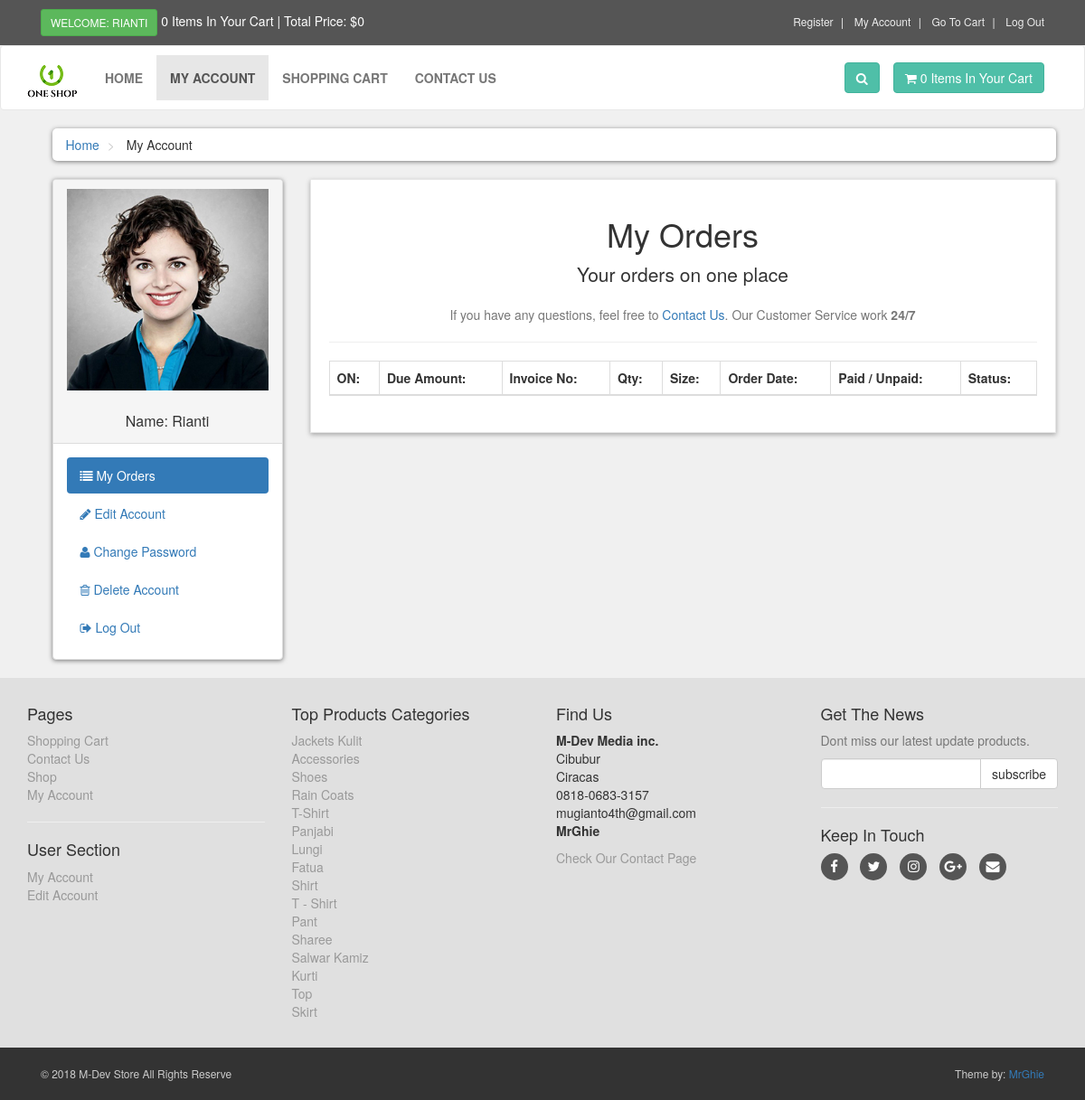
/customer/my_account.php?my_orders (signed in), run on an earlier commit of the app's database.
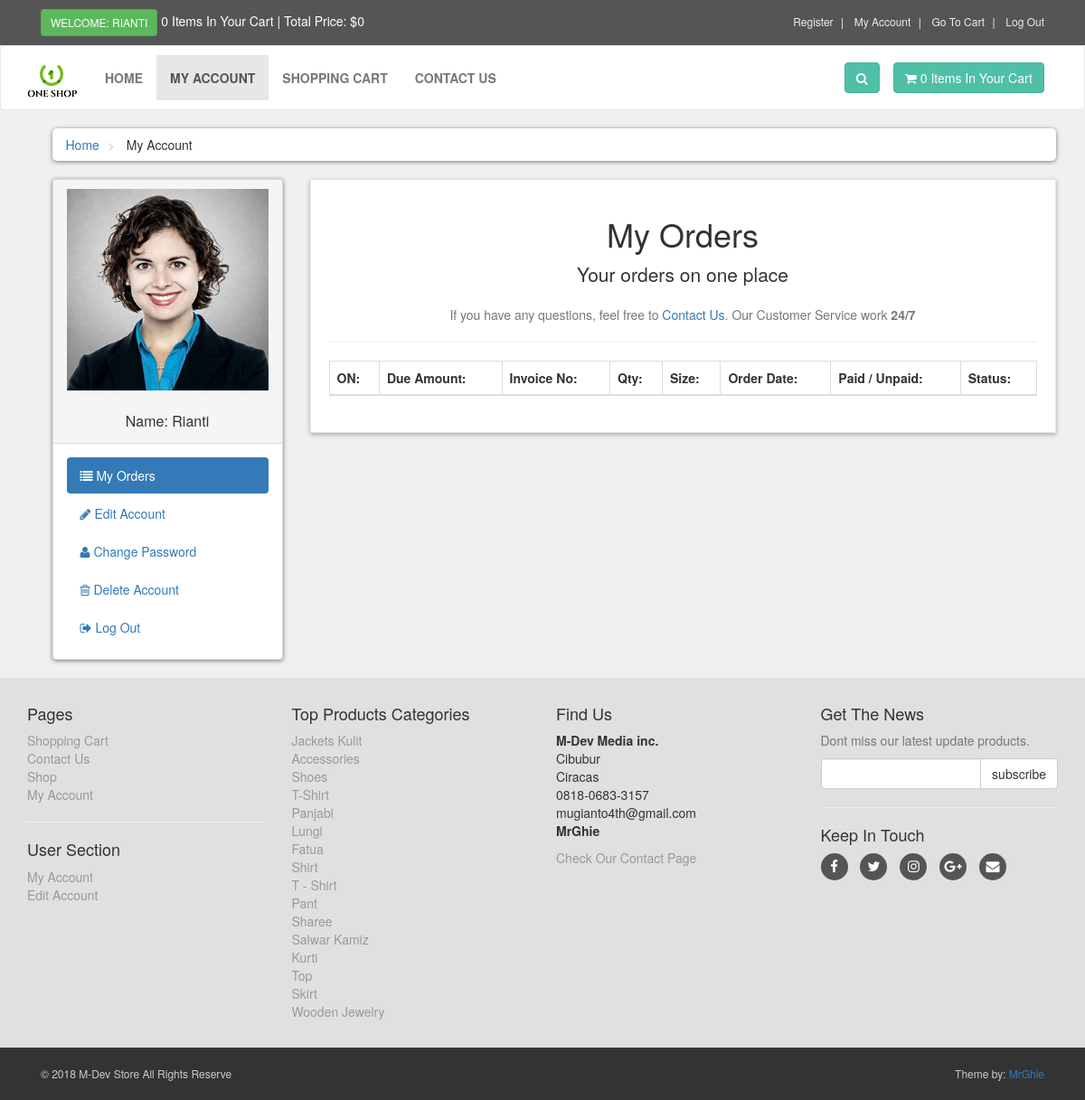
And on a later commit of the database.
### tables this page shows
CREATE TABLE `product_categories` (
  `p_cat_id` int(10) NOT NULL,
  `p_cat_title` text NOT NULL,
  `categories` varchar(200) NOT NULL,
  `seller` int(111) NOT NULL
);

### customer/my_account.php (the view, shortened to what the changed rows need)
<?php
if(!isset($_SESSION['customer_email'])){
    echo "<script>window.open('../checkout.php','_self')</script>";
}else{
include("includes/db.php");
?>
<!DOCTYPE html>
<html lang="en">
<head>
    <link rel="stylesheet" href="styles/bootstrap-337.min.css">
    <link rel="stylesheet" href="font-awsome/css/font-awesome.min.css">
    <link rel="stylesheet" href="styles/style.css">
</head>
<body>
   <div id="content">
       <div class="container">
           <div class="col-md-9">
               <div class="box">
                   <?php
                   if (isset($_GET['my_orders'])){
                       include("my_orders.php");
                   }
                   ?>
               </div>
           </div>
       </div>
   </div>
   <?php
    include("includes/footer.php");
    ?>
</body>
</html>
<?php } ?>

### customer/includes/footer.php (shortened to what the changed rows need)
<div id="footer">
    <div class="container">
        <div class="row">
            <div class="com-sm-6 col-md-3">
                <ul>
                    <?php
                        $get_p_cats = "select * from product_categories";
                        $run_p_cats = mysqli_query($con,$get_p_cats);
                        while($row_p_cats=mysqli_fetch_array($run_p_cats)){
                            $p_cat_id = $row_p_cats['p_cat_id'];
                            $p_cat_title = $row_p_cats['p_cat_title'];
                            echo "
                                <li>
                                    <a href='../shop.php?p_cat=$p_cat_id'>
                                        $p_cat_title
                                    </a>
                                </li>
                            ";
                        }
                    ?>
                </ul>
            </div>
        </div>
    </div>
</div>

What changed in the data, as far as the page shows it:
removed product_categories: p_cat_title "Rain Coats"
added product_categories: p_cat_title "Wooden Jewelry"
